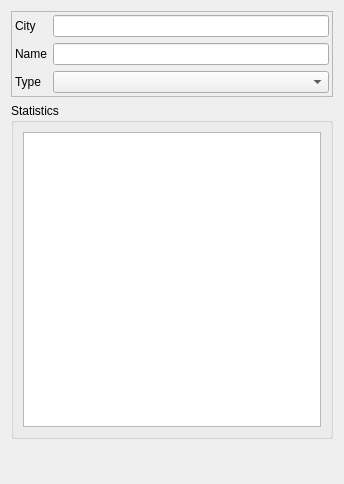
<?xml version="1.0" encoding="UTF-8"?>
<ui version="4.0">
 <class>Form_base3</class>
 <widget class="QWidget" name="Form_base3">
  <property name="geometry">
   <rect>
    <x>0</x>
    <y>0</y>
    <width>344</width>
    <height>484</height>
   </rect>
  </property>
  <property name="windowTitle">
   <string>Form</string>
  </property>
  <layout class="QVBoxLayout" name="verticalLayout" stretch="1,10,1">
   <item>
    <widget class="QFrame" name="frame">
     <property name="frameShape">
      <enum>QFrame::StyledPanel</enum>
     </property>
     <property name="frameShadow">
      <enum>QFrame::Raised</enum>
     </property>
     <layout class="QGridLayout" name="gridLayout">
      <property name="leftMargin">
       <number>3</number>
      </property>
      <property name="topMargin">
       <number>3</number>
      </property>
      <property name="rightMargin">
       <number>3</number>
      </property>
      <property name="bottomMargin">
       <number>3</number>
      </property>
      <item row="3" column="0">
       <widget class="QLabel" name="label_nom">
        <property name="text">
         <string>Name</string>
        </property>
       </widget>
      </item>
      <item row="4" column="0">
       <widget class="QLabel" name="label">
        <property name="text">
         <string>Type</string>
        </property>
       </widget>
      </item>
      <item row="2" column="0">
       <widget class="QLabel" name="label_2">
        <property name="text">
         <string>City</string>
        </property>
       </widget>
      </item>
      <item row="3" column="1">
       <widget class="QLineEdit" name="name"/>
      </item>
      <item row="4" column="1">
       <widget class="QComboBox" name="geoareatype"/>
      </item>
      <item row="2" column="1">
       <widget class="QLineEdit" name="city"/>
      </item>
     </layout>
    </widget>
   </item>
   <item>
    <widget class="QGroupBox" name="groupBox_stat">
     <property name="title">
      <string>Statistics</string>
     </property>
     <layout class="QGridLayout" name="gridLayout_2">
      <item row="0" column="0">
       <widget class="QTableWidget" name="tableWidget_stats"/>
      </item>
     </layout>
    </widget>
   </item>
   <item>
    <spacer name="verticalSpacer">
     <property name="orientation">
      <enum>Qt::Vertical</enum>
     </property>
     <property name="sizeHint" stdset="0">
      <size>
       <width>20</width>
       <height>40</height>
      </size>
     </property>
    </spacer>
   </item>
  </layout>
 </widget>
 <resources/>
 <connections/>
</ui>
